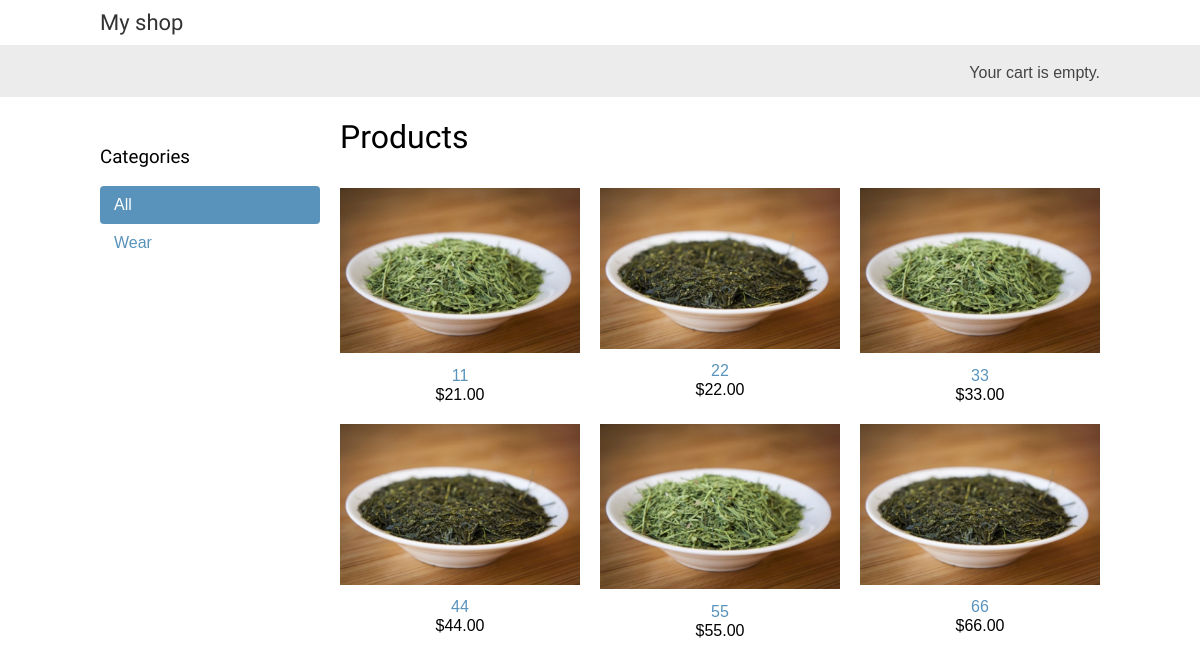
The page / on the database its author committed.
### shop/models.py (models this page shows, shortened)
class Category(models.Model):
    name = models.CharField(max_length=200, db_index=True)
    slug = models.SlugField(max_length=200, db_index=True, unique=True)
    class Meta:
        ordering = ('name',)
        verbose_name = 'category'
        verbose_name_plural = 'categories'
    def get_absolute_url(self):
        return reverse('shop:product_list_by_category', args=[self.slug])

class Product(models.Model):
    category = models.ForeignKey(Category, related_name='category', on_delete=models.CASCADE)
    name = models.CharField(max_length=200, db_index=True)
    slug = models.SlugField(max_length=200, db_index=True)
    image = models.ImageField(upload_to='products/%Y/%m/%d', blank=True)
    description = models.TextField(blank=True)
    price = models.DecimalField(max_digits=10, decimal_places=2)
    available = models.BooleanField(default=True)
    created = models.DateTimeField(auto_now_add=True)
    updated = models.DateTimeField(auto_now=True)
    class Meta:
        ordering = ('name',)
        index_together = (('id', 'slug'),)
    def get_absolute_url(self):
        return reverse('shop:product_detail', args=[self.id, self.slug])

### shop/views.py (the view)
# urls.py: path('', views.product_list, name='product_list'),
def product_list(request, category_slug=None):
    category = None
    categories = Category.objects.all()
    products = Product.objects.filter(available=True)
    if category_slug:
        category = get_object_or_404(categories, slug=category_slug)
        products = products.filter(category=category)
    return render(request, 'shop/product/list.html', {'category': category, 'categories': categories, 'products':products})

### cart/cart.py (called while the page is built)
    def __len__(self):
        return sum(item['quantity'] for item in self.cart.values())

### cart/context_processors.py (called while the page is built)
def cart(request):
    return {'cart': Cart(request)}

### shop/templates/shop/product/list.html (shortened to what this page needs)
{% extends "base.html" %}
{% load static %}
{% block content %}
  <div id="sidebar">
    <h3>Categories</h3>
      <ul>
        <li {% if not category %}class="selected"{% endif %}>
          <a href="{% url "shop:product_list" %}">All</a>
        </li>
        {% for c in categories %}
          <li {% if category.slug == c.slug %}  class="seleted" {% endif %}>
            <a href="{{ c.get_absolute_url }}">{{ c.name }}</a>
          </li>
        {% endfor %}
      </ul>
  </div>
  <div id="main" class="product-list">
    <h1>{% if category %}
          {{ category.name }}
        {% else %}
          Products
        {% endif %}
    </h1>
    {% for product in products %}
      <div class="item">
        <a href="{{ product.get_absolute_url }}">
          <img src="{% if product.image %}{{ product.image.url }}{% else %}{% static "img/no_image.png" %}{% endif %}">
        </a>
        <a href="{{ product.get_absolute_url }}">{{ product.name }}</a>
        <br>
        ${{ product.price }}
      </div>
      {% endfor %}
  </div>
{% endblock %}

### shop/templates/base.html (shortened to what this page needs)
{% load static %}
<!DOCTYPE html>
<html>
<head>
  <link href="{% static "css/base.css" %}" rel="stylesheet">
</head>
<body>
  <div id="header"><a href"/" class="logo">My shop</a></div>
  <div id="subheader">
    <div class="cart">
     {% with total_items=cart|length %}
       {% if cart|length > 0 %}
         Your cart:
          <a href="{% url 'cart:cart_detail' %}">{{ total_items }} item{{ total_items|pluralize }},${{ cart.get_total_price }}</a>
       {% else %}
         Your cart is empty.
       {% endif %}
     {% endwith %}
    </div>
  </div>
  <div id="content">
    {% block content %}
    {% endblock %}
  </div>
</body>
</html>

### shop/static/css/base.css (style rules this page uses)
body { margin:0; padding:0; font-family:helvetica, sans-serif; }
h1, h2, h3, h4, h5 , h6 { font-family: 'Ubuntu', sans-serif; font-weight:normal; }
a { text-decoration:none; color:#5993bb; }
#header { padding:10px 100px; font-size:18px; overflow:auto; }
#subheader { background:#ececec; color:#444; padding:15px 100px; overflow:auto; }
#header .logo { font-family: 'Ubuntu', sans-serif; float:left; color:#333; font-size:22px; margin-right:10%; }
#subheader .cart { float:right; padding-top:4px; }
#content { padding:0 100px; overflow:hidden; }
#sidebar { width:220px; padding:30px 20px 0 0; float:left; }
#sidebar ul { margin:0; padding:0; }
#sidebar ul li { margin:0; list-style:none; padding:10px 14px; }
#sidebar ul li a { display:block; }
#sidebar ul li.selected { background:#5993bb; border-radius:4px; }
#sidebar ul li.selected a { color:#fff; }
#main { float:left; width: 96%; margin-right:-220px; overflow:hidden; }
.product-list .item { width:25%; padding:10px 20px 10px 0; float:left; text-align:center; line-height:1.2; }
.product-list .item img { width:100%; margin-bottom:8px; }

### rows shown on the page
Category: name "Wear"
Product: image (picture), name "11", price "21.00"
Product: image (picture), name "22", price "22.00"
Product: image (picture), name "33", price "33.00"
Product: image (picture), name "44", price "44.00"
Product: image (picture), name "55", price "55.00"
Product: image (picture), name "66", price "66.00"
